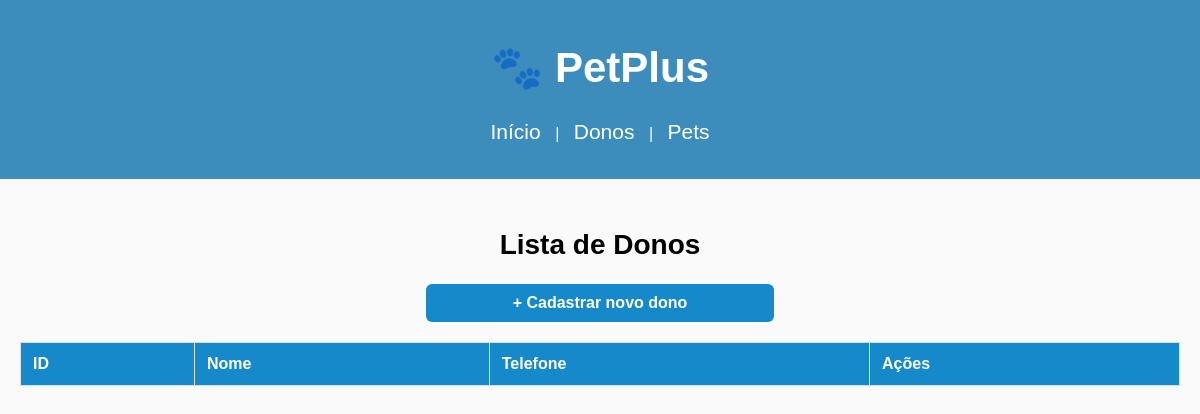
The page /donos on the database as committed earlier.
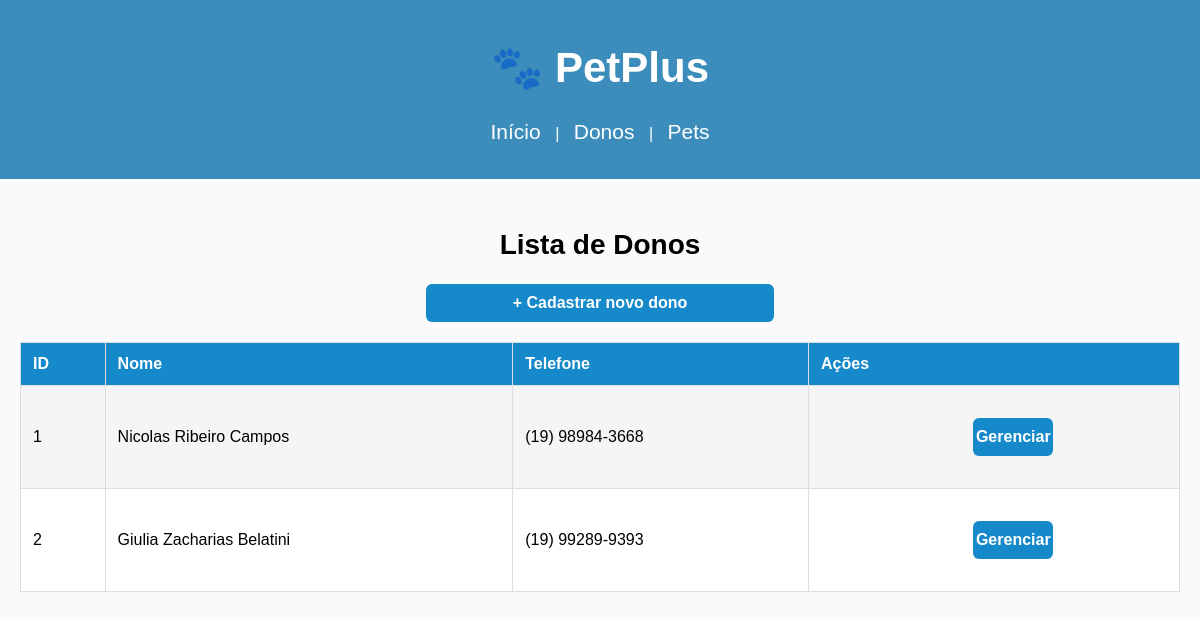
The same page on the database as committed later.
### tables this page shows
CREATE TABLE donos (
    id INTEGER PRIMARY KEY AUTOINCREMENT,
    nome TEXT NOT NULL,
    telefone TEXT NOT NULL
);

### app.py (the view)
@app.route('/donos')
def listar_donos():
    conn = get_db_connection()
    donos = conn.execute("SELECT * FROM donos").fetchall()
    conn.close()
    return render_template('donos.html', donos=donos)

### app.py (called while the page is built)
def get_db_connection():
    conn = sqlite3.connect(DB_PATH)
    conn.row_factory = sqlite3.Row
    return conn

### templates/donos.html
{% extends 'base.html' %}
{% block content %}
<h2>Lista de Donos</h2>
<a class="add-pet-btn" href="{{ url_for('cadastro_dono') }}">
    + Cadastrar novo dono
</a>
<link rel="stylesheet" href="/static/css/donos.css">
<table>
    <tr>
        <th>ID</th>
        <th>Nome</th>
        <th>Telefone</th>
        <th>Ações</th>
    </tr>
    {% for dono in donos %}
    <tr>
        <td>{{ dono.id }}</td>
        <td>{{ dono.nome }}</td>
        <td>{{ dono.telefone }}</td>
        <td>
            <a class="manage-btn" href="{{ url_for('crud_dono', id=dono.id) }}">
                Gerenciar
            </a>
        </td>
    </tr>
    {% endfor %}
</table>
{% endblock %}

Rows that differ between the two databases and show on the page:
added donos: id "1", nome "Nicolas Ribeiro Campos", telefone "(19) 98984-3668"
added donos: id "2", nome "Giulia Zacharias Belatini", telefone "(19) 99289-9393"
